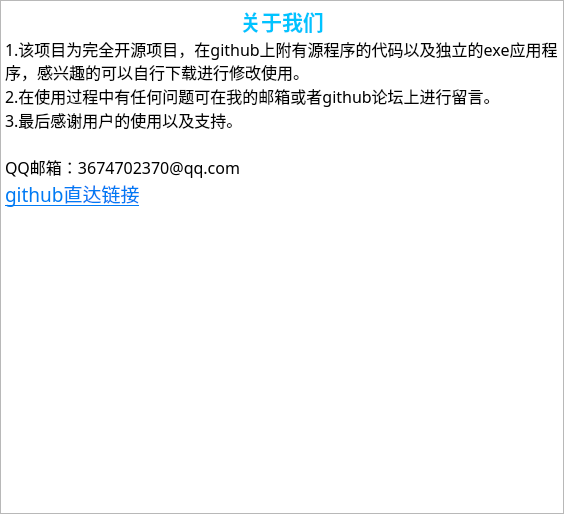
<?xml version="1.0" encoding="UTF-8"?>
<ui version="4.0">
 <class>AboutUs</class>
 <widget class="QDialog" name="AboutUs">
  <property name="geometry">
   <rect>
    <x>0</x>
    <y>0</y>
    <width>564</width>
    <height>514</height>
   </rect>
  </property>
  <property name="windowTitle">
   <string>Dialog</string>
  </property>
  <layout class="QHBoxLayout" name="horizontalLayout">
   <property name="spacing">
    <number>0</number>
   </property>
   <property name="leftMargin">
    <number>0</number>
   </property>
   <property name="topMargin">
    <number>0</number>
   </property>
   <property name="rightMargin">
    <number>0</number>
   </property>
   <property name="bottomMargin">
    <number>0</number>
   </property>
   <item>
    <widget class="QTextBrowser" name="textBrowser">
     <property name="font">
      <font>
       <family>微软雅黑</family>
       <pointsize>10</pointsize>
      </font>
     </property>
     <property name="html">
      <string>&lt;!DOCTYPE HTML PUBLIC &quot;-//W3C//DTD HTML 4.0//EN&quot; &quot;http://www.w3.org/TR/REC-html40/strict.dtd&quot;&gt;
&lt;html&gt;&lt;head&gt;&lt;meta name=&quot;qrichtext&quot; content=&quot;1&quot; /&gt;&lt;meta charset=&quot;utf-8&quot; /&gt;&lt;style type=&quot;text/css&quot;&gt;
p, li { white-space: pre-wrap; }
hr { height: 1px; border-width: 0; }
li.unchecked::marker { content: &quot;\2610&quot;; }
li.checked::marker { content: &quot;\2612&quot;; }
&lt;/style&gt;&lt;/head&gt;&lt;body style=&quot; font-family:'微软雅黑'; font-size:10pt; font-weight:400; font-style:normal;&quot;&gt;
&lt;p align=&quot;center&quot; style=&quot; margin-top:0px; margin-bottom:0px; margin-left:0px; margin-right:0px; -qt-block-indent:0; text-indent:0px;&quot;&gt;&lt;span style=&quot; font-family:'Microsoft YaHei UI'; font-size:16pt; font-weight:700; color:#00c4ff;&quot;&gt;关于我们&lt;/span&gt;&lt;/p&gt;
&lt;p style=&quot; margin-top:0px; margin-bottom:0px; margin-left:0px; margin-right:0px; -qt-block-indent:0; text-indent:0px;&quot;&gt;&lt;span style=&quot; font-family:'Microsoft YaHei UI'; font-size:12pt;&quot;&gt;1.该项目为完全开源项目，在github上附有源程序的代码以及独立的exe应用程序，感兴趣的可以自行下载进行修改使用。&lt;/span&gt;&lt;/p&gt;
&lt;p style=&quot; margin-top:0px; margin-bottom:0px; margin-left:0px; margin-right:0px; -qt-block-indent:0; text-indent:0px;&quot;&gt;&lt;span style=&quot; font-family:'Microsoft YaHei UI'; font-size:12pt;&quot;&gt;2.在使用过程中有任何问题可在我的邮箱或者github论坛上进行留言。&lt;/span&gt;&lt;/p&gt;
&lt;p style=&quot; margin-top:0px; margin-bottom:0px; margin-left:0px; margin-right:0px; -qt-block-indent:0; text-indent:0px;&quot;&gt;&lt;span style=&quot; font-family:'Microsoft YaHei UI'; font-size:12pt;&quot;&gt;3.最后感谢用户的使用以及支持。&lt;/span&gt;&lt;/p&gt;
&lt;p style=&quot;-qt-paragraph-type:empty; margin-top:0px; margin-bottom:0px; margin-left:0px; margin-right:0px; -qt-block-indent:0; text-indent:0px; font-family:'Microsoft YaHei UI'; font-size:12pt;&quot;&gt;&lt;br /&gt;&lt;/p&gt;
&lt;p style=&quot; margin-top:0px; margin-bottom:0px; margin-left:0px; margin-right:0px; -qt-block-indent:0; text-indent:0px;&quot;&gt;&lt;span style=&quot; font-family:'Microsoft YaHei UI'; font-size:12pt;&quot;&gt;QQ邮箱：3674702370@qq.com&lt;/span&gt;&lt;/p&gt;
&lt;p style=&quot; margin-top:0px; margin-bottom:0px; margin-left:0px; margin-right:0px; -qt-block-indent:0; text-indent:0px;&quot;&gt;&lt;a href=&quot;https://github.com/zjmllx/qssCodeEditor&quot;&gt;&lt;span style=&quot; font-size:14pt; text-decoration: underline; color:#007af4;&quot;&gt;github直达链接&lt;/span&gt;&lt;/a&gt;&lt;/p&gt;&lt;/body&gt;&lt;/html&gt;</string>
     </property>
     <property name="openExternalLinks">
      <bool>true</bool>
     </property>
    </widget>
   </item>
  </layout>
 </widget>
 <resources/>
 <connections/>
</ui>
